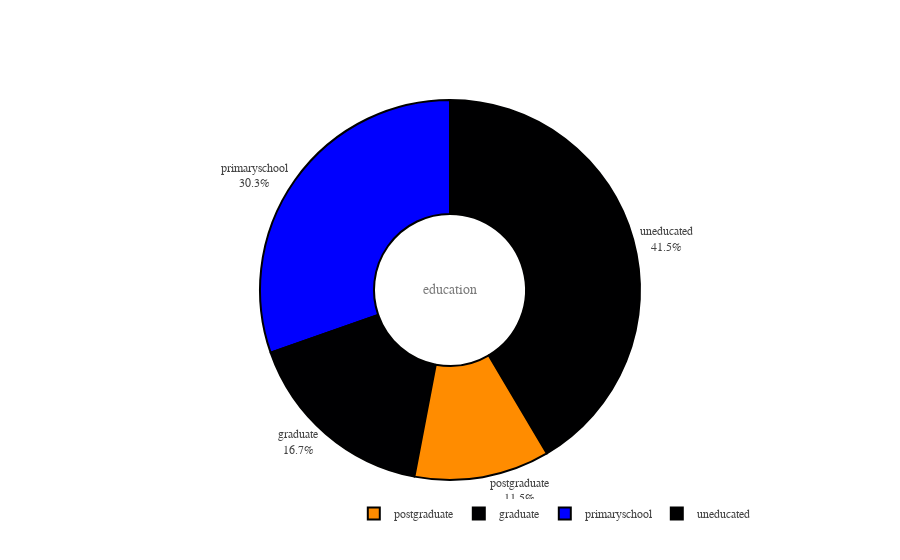

Here is the notebook cell this chart was saved with:
### Code cell
fig = go.Figure(data=[go.Pie(labels=df['education'], hole=.4)])
fig.add_annotation(text='education',
                   x=0.5,y=0.5,showarrow=False,font_size=14,opacity=0.7,font_family='monospace')
fig.update_traces(hoverinfo='label+percent+value',
                  marker=dict(colors=['darkorange','blue'], line=dict(color='#000000', width=2)))
fig.update_layout(
    font_family='monospace',
    title=dict(text='',x=0.47,y=0.98,
               font=dict(color='black',size=20)),
    legend=dict(x=0.37,y=-0.05,orientation='h',traceorder='reversed'),
    hoverlabel=dict(bgcolor='white'))
fig.update_traces(textposition='outside', textinfo='percent+label')
fig.show()

### Figure 1 — Plotly figure (JSON) as saved in the notebook; plotly's stock layout.template omitted (floating-point values rounded to 4 significant figures; data arrays with more than 128 entries replaced by an {"elided": "..."} marker saying what was removed)
{"data": [{"hole": 0.4, "hoverinfo": "label+percent+value", "labels": {"elided": "3987 str values"}, "marker": {"colors": ["darkorange", "blue"], "line": {"color": "#000000", "width": 2}}, "textinfo": "percent+label", "textposition": "outside", "type": "pie"}], "layout": {"annotations": [{"font": {"family": "monospace", "size": 14}, "opacity": 0.7, "showarrow": false, "text": "education", "x": 0.5, "y": 0.5}], "font": {"family": "monospace"}, "hoverlabel": {"bgcolor": "white"}, "legend": {"orientation": "h", "traceorder": "reversed", "x": 0.37, "y": -0.05}, "title": {"font": {"color": "black", "size": 20}, "text": "", "x": 0.47, "y": 0.98}}}
